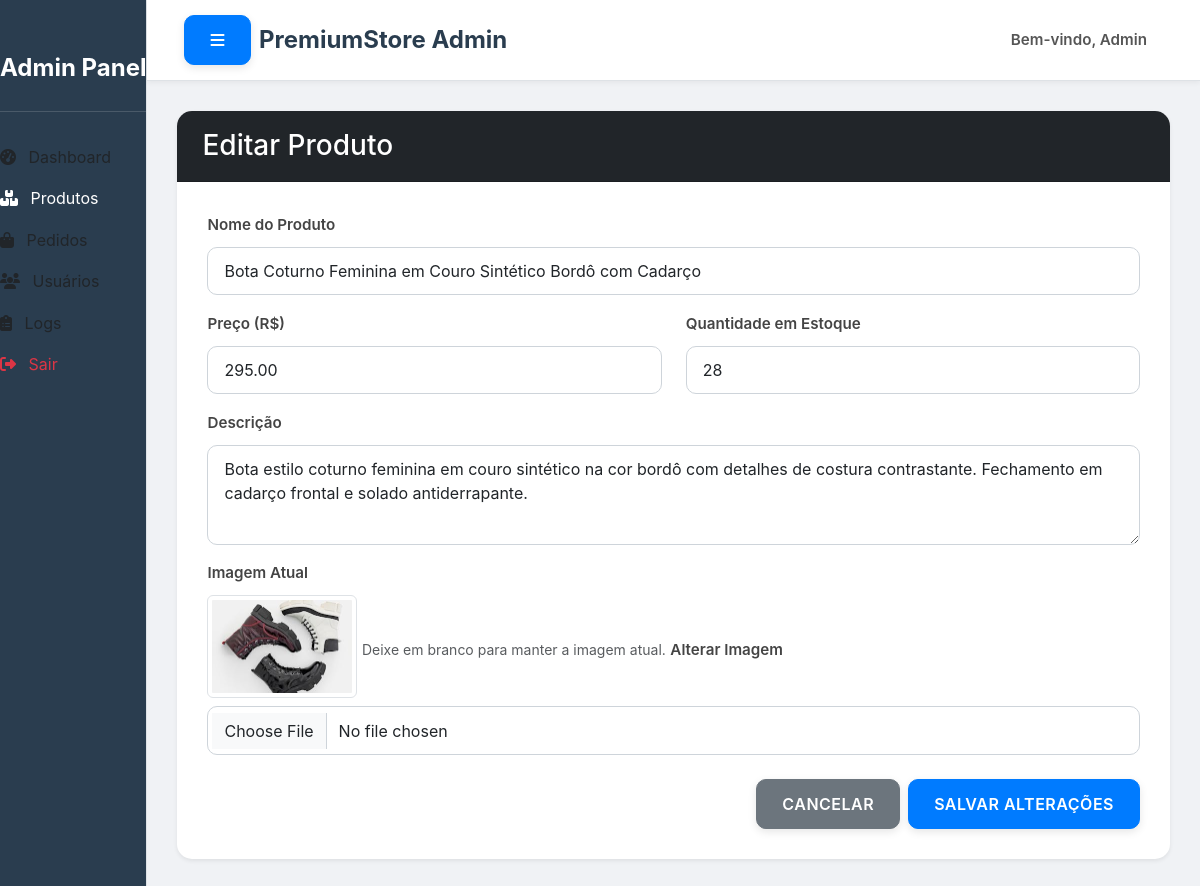
The page /admin/produtos/editar/10 (signed in) on the database its author committed.
### tables this page shows
CREATE TABLE produtos (
            id INTEGER PRIMARY KEY AUTOINCREMENT,
            nome TEXT NOT NULL,
            preco REAL NOT NULL,
            estoque INTEGER NOT NULL,
            descricao TEXT,
            imagem TEXT
        );

### routes/admin.py (the view)
@admin_bp.route('/produtos/editar/<int:id>', methods=['GET', 'POST'])
@admin_required
def editar_produto(id):
    conn = conectar_db()
    cursor = conn.cursor()
    if request.method == 'POST':
        nome = request.form['nome']
        preco = float(request.form['preco'])
        estoque = int(request.form['estoque'])
        descricao = request.form['descricao']
        imagem_filename = request.form.get('imagem_existente')
        if 'imagem' in request.files and request.files['imagem'].filename != '':
            file = request.files['imagem']
            if file and allowed_file(file.filename):
                filename = secure_filename(file.filename)
                file.save(os.path.join(Config.UPLOAD_FOLDER, filename))
                imagem_filename = filename
        try:
            cursor.execute('''
                UPDATE produtos
                SET nome=?, preco=?, estoque=?, descricao=?, imagem=?
                WHERE id=?
            ''', (nome, preco, estoque, descricao, imagem_filename, id))
            conn.commit()
            flash('Produto atualizado com sucesso!', 'success')
            return redirect(url_for('admin.admin_produtos'))
        except Exception as e:
            conn.rollback()
            flash(f'Erro ao atualizar produto: {e}', 'danger')
        finally:
            conn.close()
    else: # GET request: Exibe o formulário de edição
        cursor.execute('SELECT * FROM produtos WHERE id = ?', (id,))
        produto = cursor.fetchone()
        conn.close()
        if not produto:
            flash('Produto não encontrado', 'danger')
            return redirect(url_for('admin.admin_produtos'))
        return render_template('admin/editar_produto.html', produto=produto)

### app.py (called while the page is built)
@app.context_processor
def inject_global_data():
    total_itens = 0
    if 'usuario_id' in session:
        usuario_id = session['usuario_id']
        try:
            total_itens = contar_itens_carrinho_db(usuario_id)
        except Exception as e:
            print(f"Erro ao contar itens do carrinho para o usuário {usuario_id}: {e}")
            total_itens = 0
    return {'total_itens': total_itens}

### database.py (called while the page is built)
def conectar_db():
    conn = sqlite3.connect(DB_NAME)
    conn.row_factory = sqlite3.Row # Permite acessar colunas por nome (como dicionário)
    return conn

def contar_itens_carrinho_db(usuario_id):
    conn = conectar_db()
    cursor = conn.cursor()
    cursor.execute('''
    SELECT COALESCE(SUM(quantidade), 0)
    FROM carrinho
    WHERE usuario_id = ?
    ''', (usuario_id,))
    total_itens = cursor.fetchone()[0]
    conn.close()
    return total_itens

### templates/admin/editar_produto.html (shortened to what this page needs)
{% extends "base_admin.html" %}
{% block admin_content %}
<div class="card shadow-sm">
    <div class="card-header bg-dark text-white">
        <h3 class="card-title mb-0">Editar Produto</h3>
    </div>
    <div class="card-body">
        <form method="POST" action="{{ url_for('admin.editar_produto', id=produto.id) }}" enctype="multipart/form-data">
            <div class="mb-3">
                <label for="nome" class="form-label">Nome do Produto</label>
                <input type="text" class="form-control" id="nome" name="nome" value="{{ produto.nome }}" required>
            </div>
            <div class="row">
                <div class="col-md-6 mb-3">
                    <label for="preco" class="form-label">Preço (R$)</label>
                    <input type="number" step="0.01" class="form-control" id="preco" name="preco" value="{{ "%.2f"|format(produto.preco) }}" required>
                </div>
                <div class="col-md-6 mb-3">
                    <label for="estoque" class="form-label">Quantidade em Estoque</label>
                    <input type="number" class="form-control" id="estoque" name="estoque" value="{{ produto.estoque }}" required>
                </div>
            </div>
            <div class="mb-3">
                <label for="descricao" class="form-label">Descrição</label>
                <textarea class="form-control" id="descricao" name="descricao" rows="3">{{ produto.descricao if produto.descricao else '' }}</textarea>
            </div>
            <div class="mb-3">
                <label for="imagem" class="form-label d-block">Imagem Atual</label>
                {% if produto.imagem %}
                    <img src="{{ url_for('static', filename='uploads/' + produto.imagem) }}" alt="Imagem atual do produto" class="img-thumbnail mb-2" style="max-width: 150px; height: auto;">
                    <small class="form-text text-muted">Deixe em branco para manter a imagem atual.</small>
                {% else %}
                    <p class="text-muted">Nenhuma imagem atual.</p>
                {% endif %}
                <label for="imagem_upload" class="form-label mt-2">Alterar Imagem</label>
                <input type="file" class="form-control" id="imagem_upload" name="imagem">
            </div>
            <div class="d-flex justify-content-end mt-4">
                <a href="{{ url_for('admin.admin_produtos') }}" class="btn btn-secondary me-2">Cancelar</a>
                <button type="submit" class="btn btn-primary">Salvar Alterações</button>
            </div>
        </form>
    </div>
</div>
{% endblock %}

### static/css/admin.css (style rules this page uses)
body { background-color: #f0f2f5; font-family: 'Inter', sans-serif; margin: 0; padding: 0; line-height: 1.6; color: #333; }
.card { border-radius: 15px; box-shadow: 0 8px 20px rgba(0, 0, 0, 0.1); border: none; overflow: hidden; transition: transform 0.3s ease, box-shadow 0.3s ease; }
.card-header { background-color: #3b5a7a; color: #ffffff; border-top-left-radius: 15px; border-top-right-radius: 15px; padding: 18px 25px; font-size: 1.25em; font-weight: 700; display: flex; align-items: center; }
.card-body { padding: 30px; }
.btn { border-radius: 10px; font-weight: 600; padding: 12px 25px; transition: all 0.3s ease; box-shadow: 0 3px 8px rgba(0,0,0,0.1); text-transform: uppercase; letter-spacing: 0.5px; }
.btn-primary { background-color: #007bff; border-color: #007bff; }
.btn-secondary { background-color: #6c757d; border-color: #6c757d; }
.form-control, .form-select, .form-check-input { border-radius: 10px; border: 1px solid #ced4da; padding: 0.7em 1em; transition: all 0.3s ease-in-out; background-color: #ffffff; }
.form-label { font-weight: 600; margin-bottom: 0.6rem; color: #444; font-size: 0.95em; }
textarea.form-control { min-height: 100px; }

### rows shown on the page
produtos: nome "Bota Coturno Feminina em Couro Sintético Bordô com Cadarço", preco "295.00", estoque "28", descricao "Bota estilo coturno feminina em couro sintético na cor bordô com detalhes de costura contrastante. Fechamento em cadarço frontal e solado antiderrapante.", imagem (picture)

### other values the page prints
{{ session.get('usuario_nome', 'Admin') }} "Admin"
